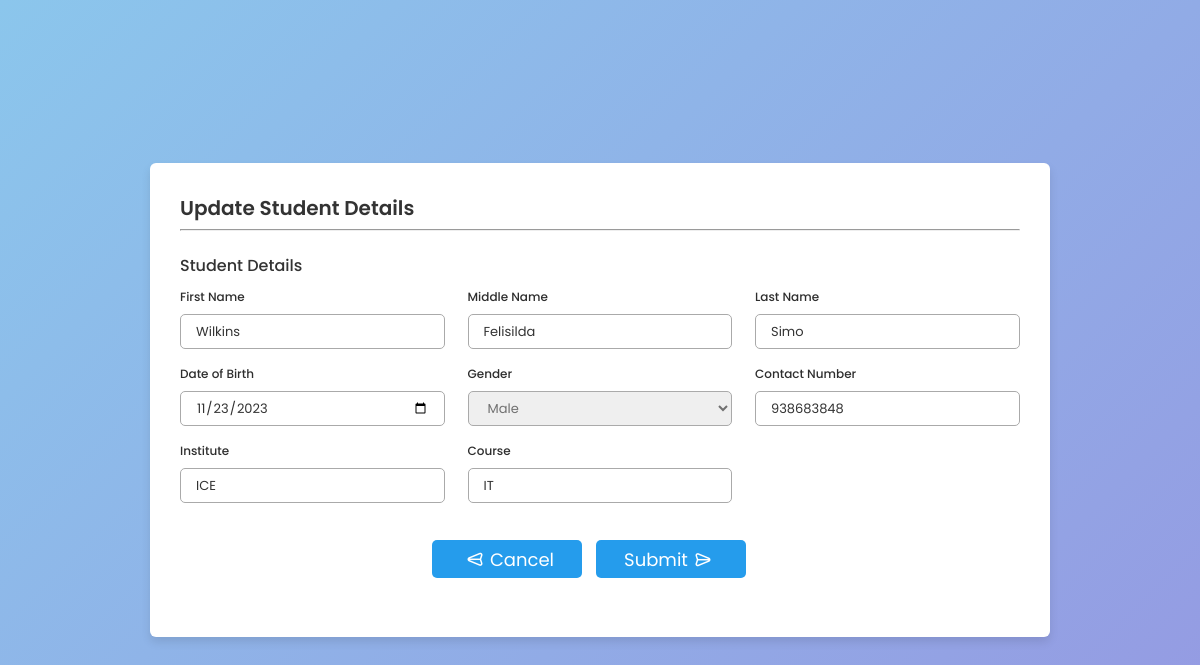
Screenshot of /grading-system/faculty/update.php?update=1 with the database file from the repository.
### tables this page shows
CREATE TABLE `faculty` (
  `ID` int(11) NOT NULL,
  `USERNAME` varchar(50) NOT NULL,
  `PASSWORD` varchar(100) NOT NULL,
  `ROLE` varchar(50) NOT NULL,
  `FIRST_NAME` varchar(125) NOT NULL,
  `MIDDLE_NAME` varchar(125) NOT NULL,
  `LAST_NAME` varchar(125) NOT NULL,
  `BIRTH_DATE` date NOT NULL,
  `GENDER` varchar(50) NOT NULL,
  `INSTITUTE` varchar(125) NOT NULL,
  `COURSE` varchar(125) NOT NULL,
  `CONTACT_NUM` int(11) NOT NULL
);

### grading-system/faculty/update.php (the view, shortened to what this page needs)
<?php
$dsn = "mysql:host=localhost;dbname=grading_system";
$dbusername = "root";
$dbpassword = "";
try {
    $pdo = new PDO($dsn, $dbusername, $dbpassword);
    $pdo->setAttribute(PDO::ATTR_ERRMODE, PDO::ERRMODE_EXCEPTION);
} catch (PDOException $e) {
    echo "Connection failed: " . $e->getMessage();
}
if (isset($_GET["update"])) {
    $ID = $_GET["update"];
    $sql = "SELECT * FROM faculty WHERE ID = :ID";
    $stmt = $pdo->prepare($sql);
    $stmt->execute([':ID' => $ID]);
    $user = $stmt->fetch();
} else {
    echo '<script type="text/javascript">
        window.onload = function () { alert("Please provide ID in the URL"); }
        </script>';
    exit;
}
?>
<!DOCTYPE html>
<html lang="en">
<head>
    <link rel="stylesheet" href="https://unicons.iconscout.com/release/v4.0.0/css/line.css" />
    <link rel="stylesheet" href="../CSS/update.css">
</head>
<body>
    <div class="container">
        <header>Update Student Details</header>
        <hr style="margin-top: 6px;">
        <form method="POST" style="min-height: 360px;">
            <div class="form first">
                <div class="details personal">
                    <span class="title">Student Details</span>
                    <div class="fields">
                        <div class="input-field">
                            <label>First Name</label>
                            <input type="text" name="FIRST_NAME" value="<?php echo $user['FIRST_NAME']; ?>" required />
                        </div>
                        <div class="input-field">
                            <label>Middle Name</label>
                            <input type="text" name="MIDDLE_NAME" value="<?php echo $user['MIDDLE_NAME']; ?>"
                                required />
                        </div>
                        <div class="input-field">
                            <label>Last Name</label>
                            <input type="text" name="LAST_NAME" value="<?php echo $user['LAST_NAME']; ?>" required />
                        </div>
                        <div class="input-field">
                            <label>Date of Birth</label>
                            <input type="date" name="BIRTH_DATE" value="<?php echo $user['BIRTH_DATE']; ?>" required />
                        </div>
                        <div class="input-field">
                            <label>Gender</label>
                            <select required value="<?php echo $user['GENDER']; ?>" name="GENDER">
                                <option>Male</option>
                            </select>
                        </div>
                        <div class="input-field">
                            <label>Contact Number</label>
                            <input type="text" name="CONTACT_NUM" value="<?php echo $user['CONTACT_NUM']; ?>"
                                required />
                        </div>
                        <div class="input-field">
                            <label>Institute</label>
                            <input type="text" name="INSTITUTE" value="<?php echo $user['INSTITUTE']; ?>" required />
                        </div>
                        <div class="input-field">
                            <label>Course</label>
                            <input type="text" name="COURSE" value="<?php echo $user['COURSE']; ?>" required />
                        </div>
                    </div>
                    <div class="buttons" style="position: absolute;left: 30%;">
                        <div class="backBtn">
                            <i class="uil uil-navigator"></i>
                            <a href="faculty.php" class="btnText">Cancel</a>
                        </div>
                        <button class="sumbit">
                            <span class="btnText">Submit</span>
                            <i class="uil uil-navigator" style="font-size: 18px;"></i>
                        </button>
                    </div>
                </div>
            </div>
    </div>
</body>
</html>

### grading-system/CSS/update.css (style rules this page uses)
* { margin: 0; padding: 0; box-sizing: border-box; font-family: "Poppins", sans-serif; }
body { min-height: 100vh; display: flex; align-items: center; justify-content: center; background-color: #8bc6ec; background-image: linear-gradient(135deg, #8bc6ec 0%, #9599e2 100%); }
.container { position: relative; max-width: 900px; width: 100%; border-radius: 6px; padding: 30px; margin: 30px 15px; background-color: #fff; box-shadow: 0 5px 10px rgba(0, 0, 0, 0.1); }
.container header { position: relative; font-size: 20px; font-weight: 600; color: #333; }
.container form { position: relative; margin-top: 16px; min-height: 480px; background-color: #fff; overflow-y: scroll; }
.container form .form { position: absolute; background-color: #fff; transition: 0.3s ease; }
.container form .title { display: block; margin-bottom: 8px; font-size: 16px; font-weight: 500; margin: 6px 0; color: #333; }
.container form .fields { display: flex; align-items: center; justify-content: space-between; flex-wrap: wrap; }
form .fields .input-field { display: flex; width: calc(100% / 3 - 15px); flex-direction: column; margin: 4px 0; }
.input-field label { font-size: 12px; font-weight: 500; color: #2e2e2e; }
.input-field input, select { outline: none; font-size: 13px; font-weight: 400; color: #333; border-radius: 5px; border: 1px solid #aaa; padding: 0 15px; height: 35px; margin: 8px 0; }
.input-field select, .input-field input[type="date"] { color: #707070; }
.input-field input[type="date"]:valid { color: #333; }
.container form button, .backBtn { display: flex; align-items: center; justify-content: center; height: 38px; width: 150px; border: none; outline: none; color: #fff; border-radius: 5px; margin: 25px 0; background-color: #259cec; transition: all 0.3s linear; cursor: pointer; }
.container form .btnText { font-size: 18px; font-weight: 400; text-decoration: none; color: white; }
form button i, form .backBtn i { margin: 0 6px; }
form .backBtn i { transform: rotate(180deg); font-size: 18px; }
form .buttons { display: flex; }
form .buttons button, .backBtn { margin-right: 14px; }

### rows the page displays
faculty: FIRST_NAME "Wilkins", MIDDLE_NAME "Felisilda", LAST_NAME "Simo", BIRTH_DATE "11/23/2023", GENDER "Male", CONTACT_NUM "938683848", INSTITUTE "ICE", COURSE "IT"
